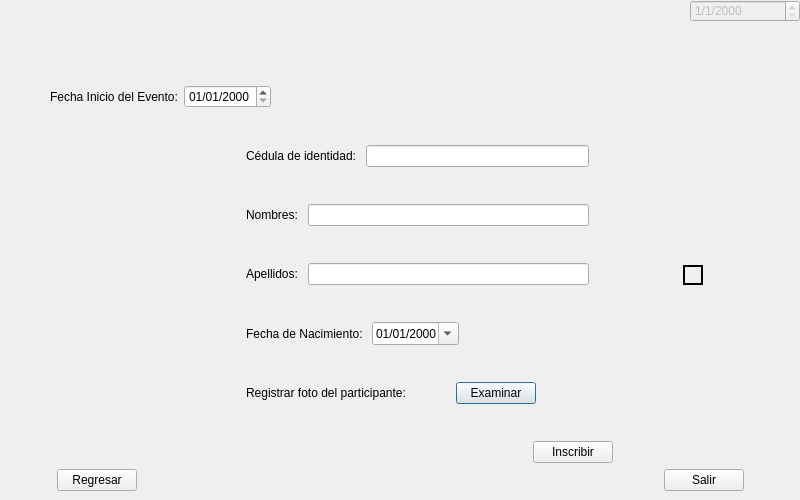
<?xml version="1.0" encoding="UTF-8"?>
<ui version="4.0">
 <class>RegPartWindow</class>
 <widget class="QDialog" name="RegPartWindow">
  <property name="geometry">
   <rect>
    <x>0</x>
    <y>0</y>
    <width>800</width>
    <height>500</height>
   </rect>
  </property>
  <property name="acceptDrops">
   <bool>false</bool>
  </property>
  <property name="windowTitle">
   <string>Championship</string>
  </property>
  <property name="windowIcon">
   <iconset>
    <normaloff>:/logo/logo.png</normaloff>:/logo/logo.png</iconset>
  </property>
  <widget class="QDateEdit" name="deCurrDate">
   <property name="enabled">
    <bool>false</bool>
   </property>
   <property name="geometry">
    <rect>
     <x>690</x>
     <y>0</y>
     <width>110</width>
     <height>22</height>
    </rect>
   </property>
   <property name="displayFormat">
    <string>d/M/yyyy</string>
   </property>
  </widget>
  <widget class="QWidget" name="layoutWidget">
   <property name="geometry">
    <rect>
     <x>10</x>
     <y>30</y>
     <width>781</width>
     <height>461</height>
    </rect>
   </property>
   <layout class="QGridLayout" name="gridLayout_3">
    <item row="3" column="0">
     <spacer name="horizontalSpacer_124">
      <property name="orientation">
       <enum>Qt::Horizontal</enum>
      </property>
      <property name="sizeHint" stdset="0">
       <size>
        <width>40</width>
        <height>20</height>
       </size>
      </property>
     </spacer>
    </item>
    <item row="2" column="2">
     <spacer name="verticalSpacer_35">
      <property name="orientation">
       <enum>Qt::Vertical</enum>
      </property>
      <property name="sizeHint" stdset="0">
       <size>
        <width>20</width>
        <height>40</height>
       </size>
      </property>
     </spacer>
    </item>
    <item row="3" column="3">
     <spacer name="horizontalSpacer_119">
      <property name="orientation">
       <enum>Qt::Horizontal</enum>
      </property>
      <property name="sizeHint" stdset="0">
       <size>
        <width>40</width>
        <height>20</height>
       </size>
      </property>
     </spacer>
    </item>
    <item row="0" column="14">
     <spacer name="horizontalSpacer_103">
      <property name="orientation">
       <enum>Qt::Horizontal</enum>
      </property>
      <property name="sizeHint" stdset="0">
       <size>
        <width>40</width>
        <height>20</height>
       </size>
      </property>
     </spacer>
    </item>
    <item row="3" column="6">
     <spacer name="horizontalSpacer_122">
      <property name="orientation">
       <enum>Qt::Horizontal</enum>
      </property>
      <property name="sizeHint" stdset="0">
       <size>
        <width>40</width>
        <height>20</height>
       </size>
      </property>
     </spacer>
    </item>
    <item row="1" column="0" colspan="15">
     <layout class="QGridLayout" name="gridLayout_2">
      <item row="0" column="0">
       <layout class="QHBoxLayout" name="horizontalLayout_63">
        <item>
         <spacer name="horizontalSpacer_104">
          <property name="orientation">
           <enum>Qt::Horizontal</enum>
          </property>
          <property name="sizeType">
           <enum>QSizePolicy::Minimum</enum>
          </property>
          <property name="sizeHint" stdset="0">
           <size>
            <width>40</width>
            <height>20</height>
           </size>
          </property>
         </spacer>
        </item>
        <item>
         <layout class="QHBoxLayout" name="horizontalLayout_64">
          <item>
           <widget class="QLabel" name="fechaeventotl_5">
            <property name="text">
             <string>Fecha Inicio del Evento:</string>
            </property>
           </widget>
          </item>
          <item>
           <widget class="QDateEdit" name="deDateBegEv">
            <property name="enabled">
             <bool>true</bool>
            </property>
            <property name="displayFormat">
             <string>dd/MM/yyyy</string>
            </property>
           </widget>
          </item>
         </layout>
        </item>
        <item>
         <spacer name="horizontalSpacer_105">
          <property name="orientation">
           <enum>Qt::Horizontal</enum>
          </property>
          <property name="sizeHint" stdset="0">
           <size>
            <width>40</width>
            <height>20</height>
           </size>
          </property>
         </spacer>
        </item>
        <item>
         <spacer name="horizontalSpacer_106">
          <property name="orientation">
           <enum>Qt::Horizontal</enum>
          </property>
          <property name="sizeHint" stdset="0">
           <size>
            <width>40</width>
            <height>20</height>
           </size>
          </property>
         </spacer>
        </item>
        <item>
         <spacer name="horizontalSpacer_107">
          <property name="orientation">
           <enum>Qt::Horizontal</enum>
          </property>
          <property name="sizeHint" stdset="0">
           <size>
            <width>40</width>
            <height>20</height>
           </size>
          </property>
         </spacer>
        </item>
        <item>
         <spacer name="horizontalSpacer_108">
          <property name="orientation">
           <enum>Qt::Horizontal</enum>
          </property>
          <property name="sizeType">
           <enum>QSizePolicy::Minimum</enum>
          </property>
          <property name="sizeHint" stdset="0">
           <size>
            <width>40</width>
            <height>20</height>
           </size>
          </property>
         </spacer>
        </item>
       </layout>
      </item>
      <item row="1" column="0">
       <layout class="QHBoxLayout" name="horizontalLayout_53">
        <item>
         <spacer name="horizontalSpacer_93">
          <property name="orientation">
           <enum>Qt::Horizontal</enum>
          </property>
          <property name="sizeHint" stdset="0">
           <size>
            <width>40</width>
            <height>20</height>
           </size>
          </property>
         </spacer>
        </item>
        <item>
         <layout class="QVBoxLayout" name="verticalLayout_9">
          <item>
           <spacer name="verticalSpacer_29">
            <property name="orientation">
             <enum>Qt::Vertical</enum>
            </property>
            <property name="sizeHint" stdset="0">
             <size>
              <width>20</width>
              <height>40</height>
             </size>
            </property>
           </spacer>
          </item>
          <item>
           <layout class="QHBoxLayout" name="horizontalLayout_54">
            <item>
             <spacer name="horizontalSpacer_94">
              <property name="orientation">
               <enum>Qt::Horizontal</enum>
              </property>
              <property name="sizeType">
               <enum>QSizePolicy::Minimum</enum>
              </property>
              <property name="sizeHint" stdset="0">
               <size>
                <width>40</width>
                <height>20</height>
               </size>
              </property>
             </spacer>
            </item>
            <item>
             <layout class="QHBoxLayout" name="horizontalLayout_55">
              <item>
               <widget class="QLabel" name="cedulatl_5">
                <property name="text">
                 <string>Cédula de identidad: </string>
                </property>
               </widget>
              </item>
              <item>
               <widget class="QLineEdit" name="leId"/>
              </item>
             </layout>
            </item>
           </layout>
          </item>
          <item>
           <spacer name="verticalSpacer_30">
            <property name="orientation">
             <enum>Qt::Vertical</enum>
            </property>
            <property name="sizeHint" stdset="0">
             <size>
              <width>20</width>
              <height>40</height>
             </size>
            </property>
           </spacer>
          </item>
          <item>
           <layout class="QHBoxLayout" name="horizontalLayout_56">
            <item>
             <spacer name="horizontalSpacer_95">
              <property name="orientation">
               <enum>Qt::Horizontal</enum>
              </property>
              <property name="sizeType">
               <enum>QSizePolicy::Minimum</enum>
              </property>
              <property name="sizeHint" stdset="0">
               <size>
                <width>40</width>
                <height>20</height>
               </size>
              </property>
             </spacer>
            </item>
            <item>
             <layout class="QHBoxLayout" name="horizontalLayout_57">
              <item>
               <widget class="QLabel" name="nombretl_5">
                <property name="text">
                 <string>Nombres: </string>
                </property>
               </widget>
              </item>
              <item>
               <widget class="QLineEdit" name="leName"/>
              </item>
             </layout>
            </item>
           </layout>
          </item>
          <item>
           <spacer name="verticalSpacer_31">
            <property name="orientation">
             <enum>Qt::Vertical</enum>
            </property>
            <property name="sizeHint" stdset="0">
             <size>
              <width>20</width>
              <height>40</height>
             </size>
            </property>
           </spacer>
          </item>
          <item>
           <layout class="QHBoxLayout" name="horizontalLayout_58">
            <item>
             <spacer name="horizontalSpacer_96">
              <property name="orientation">
               <enum>Qt::Horizontal</enum>
              </property>
              <property name="sizeType">
               <enum>QSizePolicy::Minimum</enum>
              </property>
              <property name="sizeHint" stdset="0">
               <size>
                <width>40</width>
                <height>20</height>
               </size>
              </property>
             </spacer>
            </item>
            <item>
             <layout class="QHBoxLayout" name="horizontalLayout_59">
              <item>
               <widget class="QLabel" name="apellidotl_5">
                <property name="text">
                 <string>Apellidos: </string>
                </property>
               </widget>
              </item>
              <item>
               <widget class="QLineEdit" name="leLastName"/>
              </item>
             </layout>
            </item>
           </layout>
          </item>
          <item>
           <spacer name="verticalSpacer_32">
            <property name="orientation">
             <enum>Qt::Vertical</enum>
            </property>
            <property name="sizeHint" stdset="0">
             <size>
              <width>20</width>
              <height>40</height>
             </size>
            </property>
           </spacer>
          </item>
          <item>
           <layout class="QHBoxLayout" name="horizontalLayout_60">
            <item>
             <spacer name="horizontalSpacer_97">
              <property name="orientation">
               <enum>Qt::Horizontal</enum>
              </property>
              <property name="sizeType">
               <enum>QSizePolicy::Minimum</enum>
              </property>
              <property name="sizeHint" stdset="0">
               <size>
                <width>40</width>
                <height>20</height>
               </size>
              </property>
             </spacer>
            </item>
            <item>
             <layout class="QHBoxLayout" name="horizontalLayout_61">
              <item>
               <widget class="QLabel" name="fechanacimientotl_5">
                <property name="text">
                 <string>Fecha de Nacimiento: </string>
                </property>
               </widget>
              </item>
              <item>
               <widget class="QDateEdit" name="deBornDate">
                <property name="displayFormat">
                 <string>dd/MM/yyyy</string>
                </property>
                <property name="calendarPopup">
                 <bool>true</bool>
                </property>
                <property name="date">
                 <date>
                  <year>2000</year>
                  <month>1</month>
                  <day>1</day>
                 </date>
                </property>
               </widget>
              </item>
              <item>
               <spacer name="horizontalSpacer_99">
                <property name="orientation">
                 <enum>Qt::Horizontal</enum>
                </property>
                <property name="sizeType">
                 <enum>QSizePolicy::Minimum</enum>
                </property>
                <property name="sizeHint" stdset="0">
                 <size>
                  <width>40</width>
                  <height>20</height>
                 </size>
                </property>
               </spacer>
              </item>
              <item>
               <spacer name="horizontalSpacer_98">
                <property name="orientation">
                 <enum>Qt::Horizontal</enum>
                </property>
                <property name="sizeHint" stdset="0">
                 <size>
                  <width>40</width>
                  <height>20</height>
                 </size>
                </property>
               </spacer>
              </item>
             </layout>
            </item>
           </layout>
          </item>
          <item>
           <spacer name="verticalSpacer_33">
            <property name="orientation">
             <enum>Qt::Vertical</enum>
            </property>
            <property name="sizeHint" stdset="0">
             <size>
              <width>20</width>
              <height>40</height>
             </size>
            </property>
           </spacer>
          </item>
          <item>
           <layout class="QHBoxLayout" name="horizontalLayout_62">
            <item>
             <spacer name="horizontalSpacer_100">
              <property name="orientation">
               <enum>Qt::Horizontal</enum>
              </property>
              <property name="sizeType">
               <enum>QSizePolicy::Minimum</enum>
              </property>
              <property name="sizeHint" stdset="0">
               <size>
                <width>40</width>
                <height>20</height>
               </size>
              </property>
             </spacer>
            </item>
            <item>
             <widget class="QLabel" name="label_8">
              <property name="text">
               <string>Registrar foto del participante: </string>
              </property>
             </widget>
            </item>
            <item>
             <spacer name="horizontalSpacer_101">
              <property name="orientation">
               <enum>Qt::Horizontal</enum>
              </property>
              <property name="sizeType">
               <enum>QSizePolicy::Minimum</enum>
              </property>
              <property name="sizeHint" stdset="0">
               <size>
                <width>40</width>
                <height>20</height>
               </size>
              </property>
             </spacer>
            </item>
            <item>
             <widget class="QPushButton" name="pbExaminar">
              <property name="text">
               <string>Examinar</string>
              </property>
             </widget>
            </item>
            <item>
             <spacer name="horizontalSpacer_102">
              <property name="orientation">
               <enum>Qt::Horizontal</enum>
              </property>
              <property name="sizeHint" stdset="0">
               <size>
                <width>40</width>
                <height>20</height>
               </size>
              </property>
             </spacer>
            </item>
            <item>
             <widget class="QLabel" name="leDirPic">
              <property name="text">
               <string/>
              </property>
             </widget>
            </item>
           </layout>
          </item>
          <item>
           <spacer name="verticalSpacer_34">
            <property name="orientation">
             <enum>Qt::Vertical</enum>
            </property>
            <property name="sizeHint" stdset="0">
             <size>
              <width>20</width>
              <height>40</height>
             </size>
            </property>
           </spacer>
          </item>
         </layout>
        </item>
        <item>
         <layout class="QGridLayout" name="gridLayout">
          <item row="0" column="1">
           <spacer name="verticalSpacer_36">
            <property name="orientation">
             <enum>Qt::Vertical</enum>
            </property>
            <property name="sizeHint" stdset="0">
             <size>
              <width>20</width>
              <height>40</height>
             </size>
            </property>
           </spacer>
          </item>
          <item row="1" column="0">
           <spacer name="horizontalSpacer_116">
            <property name="orientation">
             <enum>Qt::Horizontal</enum>
            </property>
            <property name="sizeHint" stdset="0">
             <size>
              <width>40</width>
              <height>20</height>
             </size>
            </property>
           </spacer>
          </item>
          <item row="1" column="1">
           <widget class="QLabel" name="lePicture">
            <property name="frameShape">
             <enum>QFrame::WinPanel</enum>
            </property>
            <property name="text">
             <string/>
            </property>
            <property name="scaledContents">
             <bool>true</bool>
            </property>
           </widget>
          </item>
          <item row="1" column="2">
           <spacer name="horizontalSpacer_117">
            <property name="orientation">
             <enum>Qt::Horizontal</enum>
            </property>
            <property name="sizeHint" stdset="0">
             <size>
              <width>40</width>
              <height>20</height>
             </size>
            </property>
           </spacer>
          </item>
          <item row="2" column="1">
           <spacer name="verticalSpacer_37">
            <property name="orientation">
             <enum>Qt::Vertical</enum>
            </property>
            <property name="sizeHint" stdset="0">
             <size>
              <width>20</width>
              <height>40</height>
             </size>
            </property>
           </spacer>
          </item>
         </layout>
        </item>
       </layout>
      </item>
      <item row="2" column="0">
       <layout class="QVBoxLayout" name="verticalLayout_10">
        <item>
         <layout class="QHBoxLayout" name="horizontalLayout_65">
          <item>
           <spacer name="horizontalSpacer_109">
            <property name="orientation">
             <enum>Qt::Horizontal</enum>
            </property>
            <property name="sizeType">
             <enum>QSizePolicy::Minimum</enum>
            </property>
            <property name="sizeHint" stdset="0">
             <size>
              <width>40</width>
              <height>20</height>
             </size>
            </property>
           </spacer>
          </item>
          <item>
           <spacer name="horizontalSpacer_110">
            <property name="orientation">
             <enum>Qt::Horizontal</enum>
            </property>
            <property name="sizeHint" stdset="0">
             <size>
              <width>40</width>
              <height>20</height>
             </size>
            </property>
           </spacer>
          </item>
          <item>
           <spacer name="horizontalSpacer_128">
            <property name="orientation">
             <enum>Qt::Horizontal</enum>
            </property>
            <property name="sizeHint" stdset="0">
             <size>
              <width>40</width>
              <height>20</height>
             </size>
            </property>
           </spacer>
          </item>
          <item>
           <spacer name="horizontalSpacer_111">
            <property name="orientation">
             <enum>Qt::Horizontal</enum>
            </property>
            <property name="sizeHint" stdset="0">
             <size>
              <width>40</width>
              <height>20</height>
             </size>
            </property>
           </spacer>
          </item>
          <item>
           <spacer name="horizontalSpacer_112">
            <property name="orientation">
             <enum>Qt::Horizontal</enum>
            </property>
            <property name="sizeType">
             <enum>QSizePolicy::Expanding</enum>
            </property>
            <property name="sizeHint" stdset="0">
             <size>
              <width>40</width>
              <height>20</height>
             </size>
            </property>
           </spacer>
          </item>
          <item>
           <spacer name="horizontalSpacer_113">
            <property name="orientation">
             <enum>Qt::Horizontal</enum>
            </property>
            <property name="sizeHint" stdset="0">
             <size>
              <width>40</width>
              <height>20</height>
             </size>
            </property>
           </spacer>
          </item>
          <item>
           <spacer name="horizontalSpacer_127">
            <property name="orientation">
             <enum>Qt::Horizontal</enum>
            </property>
            <property name="sizeHint" stdset="0">
             <size>
              <width>40</width>
              <height>20</height>
             </size>
            </property>
           </spacer>
          </item>
          <item>
           <spacer name="horizontalSpacer_114">
            <property name="orientation">
             <enum>Qt::Horizontal</enum>
            </property>
            <property name="sizeHint" stdset="0">
             <size>
              <width>40</width>
              <height>20</height>
             </size>
            </property>
           </spacer>
          </item>
          <item>
           <widget class="QPushButton" name="pbInscribir">
            <property name="text">
             <string>Inscribir</string>
            </property>
           </widget>
          </item>
          <item>
           <spacer name="horizontalSpacer_126">
            <property name="orientation">
             <enum>Qt::Horizontal</enum>
            </property>
            <property name="sizeHint" stdset="0">
             <size>
              <width>40</width>
              <height>20</height>
             </size>
            </property>
           </spacer>
          </item>
          <item>
           <spacer name="horizontalSpacer_125">
            <property name="orientation">
             <enum>Qt::Horizontal</enum>
            </property>
            <property name="sizeHint" stdset="0">
             <size>
              <width>40</width>
              <height>20</height>
             </size>
            </property>
           </spacer>
          </item>
          <item>
           <spacer name="horizontalSpacer_115">
            <property name="orientation">
             <enum>Qt::Horizontal</enum>
            </property>
            <property name="sizeType">
             <enum>QSizePolicy::Minimum</enum>
            </property>
            <property name="sizeHint" stdset="0">
             <size>
              <width>40</width>
              <height>20</height>
             </size>
            </property>
           </spacer>
          </item>
         </layout>
        </item>
       </layout>
      </item>
     </layout>
    </item>
    <item row="3" column="9">
     <spacer name="horizontalSpacer_123">
      <property name="orientation">
       <enum>Qt::Horizontal</enum>
      </property>
      <property name="sizeHint" stdset="0">
       <size>
        <width>40</width>
        <height>20</height>
       </size>
      </property>
     </spacer>
    </item>
    <item row="3" column="5">
     <spacer name="horizontalSpacer_121">
      <property name="orientation">
       <enum>Qt::Horizontal</enum>
      </property>
      <property name="sizeHint" stdset="0">
       <size>
        <width>40</width>
        <height>20</height>
       </size>
      </property>
     </spacer>
    </item>
    <item row="3" column="7">
     <spacer name="horizontalSpacer_129">
      <property name="orientation">
       <enum>Qt::Horizontal</enum>
      </property>
      <property name="sizeHint" stdset="0">
       <size>
        <width>40</width>
        <height>20</height>
       </size>
      </property>
     </spacer>
    </item>
    <item row="3" column="13">
     <widget class="QPushButton" name="pbSalir">
      <property name="text">
       <string>Salir</string>
      </property>
     </widget>
    </item>
    <item row="3" column="4">
     <spacer name="horizontalSpacer_120">
      <property name="orientation">
       <enum>Qt::Horizontal</enum>
      </property>
      <property name="sizeHint" stdset="0">
       <size>
        <width>40</width>
        <height>20</height>
       </size>
      </property>
     </spacer>
    </item>
    <item row="3" column="10">
     <spacer name="horizontalSpacer_131">
      <property name="orientation">
       <enum>Qt::Horizontal</enum>
      </property>
      <property name="sizeHint" stdset="0">
       <size>
        <width>40</width>
        <height>20</height>
       </size>
      </property>
     </spacer>
    </item>
    <item row="3" column="11">
     <spacer name="horizontalSpacer_132">
      <property name="orientation">
       <enum>Qt::Horizontal</enum>
      </property>
      <property name="sizeHint" stdset="0">
       <size>
        <width>40</width>
        <height>20</height>
       </size>
      </property>
     </spacer>
    </item>
    <item row="3" column="1">
     <widget class="QPushButton" name="pbRegresar">
      <property name="enabled">
       <bool>true</bool>
      </property>
      <property name="text">
       <string>Regresar</string>
      </property>
     </widget>
    </item>
    <item row="3" column="12">
     <spacer name="horizontalSpacer_133">
      <property name="orientation">
       <enum>Qt::Horizontal</enum>
      </property>
      <property name="sizeHint" stdset="0">
       <size>
        <width>40</width>
        <height>20</height>
       </size>
      </property>
     </spacer>
    </item>
    <item row="3" column="2">
     <spacer name="horizontalSpacer_118">
      <property name="orientation">
       <enum>Qt::Horizontal</enum>
      </property>
      <property name="sizeHint" stdset="0">
       <size>
        <width>40</width>
        <height>20</height>
       </size>
      </property>
     </spacer>
    </item>
    <item row="3" column="8">
     <spacer name="horizontalSpacer_130">
      <property name="orientation">
       <enum>Qt::Horizontal</enum>
      </property>
      <property name="sizeHint" stdset="0">
       <size>
        <width>40</width>
        <height>20</height>
       </size>
      </property>
     </spacer>
    </item>
    <item row="0" column="1">
     <widget class="QLabel" name="leEventName">
      <property name="sizeIncrement">
       <size>
        <width>20</width>
        <height>20</height>
       </size>
      </property>
      <property name="font">
       <font>
        <pointsize>32</pointsize>
       </font>
      </property>
      <property name="text">
       <string/>
      </property>
     </widget>
    </item>
   </layout>
  </widget>
 </widget>
 <resources/>
 <connections>
  <connection>
   <sender>pbRegresar</sender>
   <signal>clicked()</signal>
   <receiver>RegPartWindow</receiver>
   <slot>close()</slot>
   <hints>
    <hint type="sourcelabel">
     <x>130</x>
     <y>482</y>
    </hint>
    <hint type="destinationlabel">
     <x>165</x>
     <y>469</y>
    </hint>
   </hints>
  </connection>
  <connection>
   <sender>pbSalir</sender>
   <signal>clicked()</signal>
   <receiver>RegPartWindow</receiver>
   <slot>close()</slot>
   <hints>
    <hint type="sourcelabel">
     <x>692</x>
     <y>476</y>
    </hint>
    <hint type="destinationlabel">
     <x>648</x>
     <y>450</y>
    </hint>
   </hints>
  </connection>
 </connections>
</ui>
